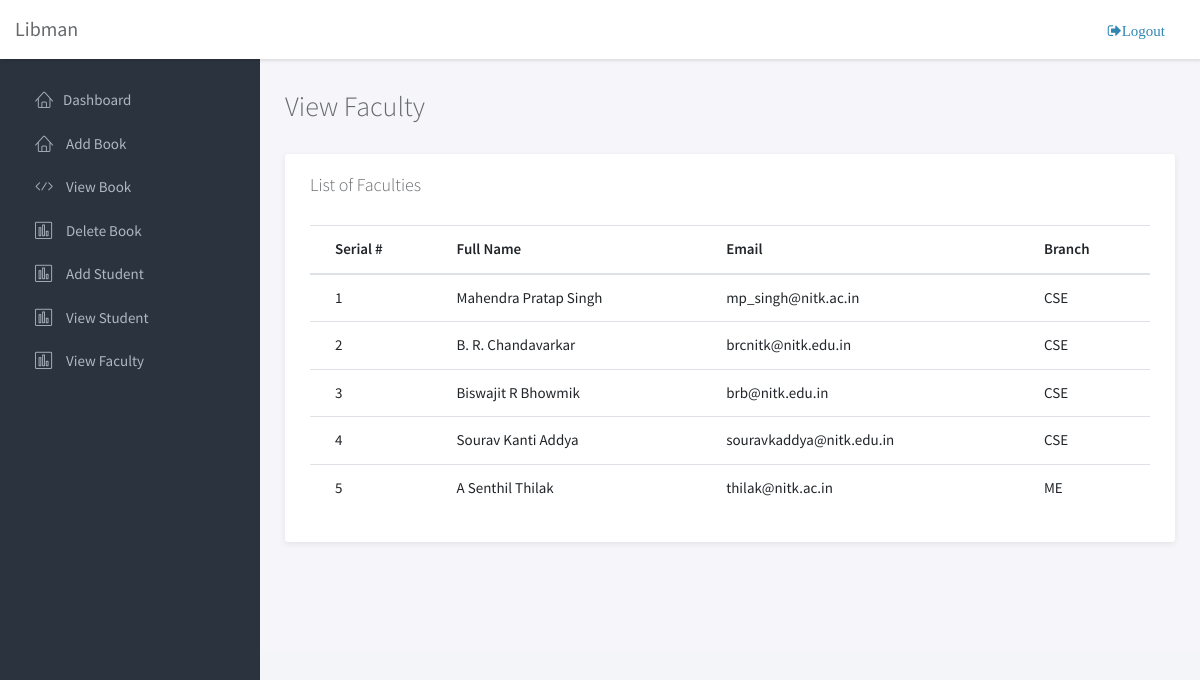
The page /viewfaculty/ (signed in) on the database its author committed.
### library/models.py (models this page shows, shortened)
class Users(models.Model):
	role_choices = [
		('Staff', 'Staff'),
		('Faculty', 'Faculty'),
		('Student', 'Student')
	]
	branch_choices = [
		('CSE', 'CSE'),
		('ME', 'ME'),
		('EC', 'EC'),
		('CE', 'CE'),
		('EE', 'EE'),
		('NA', 'NA')
	]
	firstname = models.CharField(max_length=30)
	lastname = models.CharField(max_length=30)
	username = models.CharField(max_length=20, primary_key = True, null=False)
	password = models.CharField(max_length=30)
	email = models.EmailField(max_length=30)
	branch = models.CharField(choices=branch_choices, max_length=30)
	role = models.CharField(choices=role_choices, max_length=10)

### library/views.py (the view)
# urls.py: path('viewfaculty/', views.viewfaculty, name='viewfaculty'),
def viewfaculty(request):
	username = request.session.get('username')
	book = Book.objects.all()
	user = Users.objects.get(username=username)
	faculty = Users.objects.filter(role='Faculty')
	return render(request, 'viewfaculty.html', {'book':book, 'user':user, 'faculty':faculty})

### library/templates/viewfaculty.html
{% extends 'base.html' %}
{% block content %}
	<div class="main">
		<div class="main-content">
			<div class="container-fluid">
				{% if faculty %}
					<h3 class="page-title">View Faculty</h3>
					<div class="row">
						<div class="col-md-12">
							<div class="panel">
									<div class="panel-heading">
										<h3 class="panel-title">List of Faculties</h3>
									</div>
									<div class="panel-body">
										<table class="table">
											<thead>
												<tr>
													<th>Serial #</th>
													<th>Full Name</th>
													<th>Email</th>
													<th>Branch</th>
												</tr>
											</thead>
											<tbody>
												{% for b in faculty %}
												<tr>
													<td>{{ forloop.counter }}</td>
													<td>{{ b.firstname }} {{ b.lastname }}</td>
													<td>{{ b.email }}</td>
													<td>{{ b.branch }}</td>
												</tr>
												{% endfor %}
											</tbody>
										</table>
									</div>
							</div>
						</div>
					</div>
				{% else %}
					<h3>No faculties!</h3>
				{% endif %}
			</div>
		</div>
	</div>
{% endblock %}

### library/static/assets/css/main.css (style rules this page uses)
html { position: relative; min-height: 100%; }
body { background-color: #F3F5F8; font-family: "Source Sans Pro", sans-serif; font-size: 15px; color: #676a6d; }
th { font-weight: 600; }
.page-title { margin-top: 0; margin-bottom: 30px; font-weight: 300; }
#wrapper .main { -webkit-transition: all 0.3s ease-in-out; -moz-transition: all 0.3s ease-in-out; -ms-transition: all 0.3s ease-in-out; -o-transition: all 0.3s ease-in-out; transition: all 0.3s ease-in-out; width: calc(100% - 260px); left: 0; position: relative; float: right; background-color: #f5f5fa; }
#wrapper #sidebar-nav, #wrapper .main { padding-top: 30px; }
.main-content { padding: 80px 10px; }
.panel { -webkit-border-radius: 3px; -moz-border-radius: 3px; border-radius: 3px; -moz-box-shadow: 0 2px 6px rgba(0, 0, 0, 0.08); -webkit-box-shadow: 0 2px 6px rgba(0, 0, 0, 0.08); box-shadow: 0 2px 6px rgba(0, 0, 0, 0.08); background-color: #fff; margin-bottom: 30px; }
.panel .panel-heading, .panel .panel-body, .panel .panel-footer { padding-left: 25px; padding-right: 25px; }
.panel .panel-heading { padding-top: 20px; padding-bottom: 20px; position: relative; }
.panel .panel-heading .panel-title { margin: 0; font-size: 18px; font-weight: 300; }
.panel .panel-body { padding-top: 10px; padding-bottom: 15px; }
.panel .table > thead > tr > td:first-child, .panel .table > thead > tr > th:first-child, .panel .table > tbody > tr > td:first-child, .panel .table > tbody > tr > th:first-child, .panel .table > tfoot > tr > td:first-child, .panel .table > tfoot > tr > th:first-child { padding-left: 25px; }
.panel .table > thead > tr > td:last-child, .panel .table > thead > tr > th:last-child, .panel .table > tbody > tr > td:last-child, .panel .table > tbody > tr > th:last-child, .panel .table > tfoot > tr > td:last-child, .panel .table > tfoot > tr > th:last-child { padding-left: 25px; }

### library/templates/base.html (style rules this page uses)
.main { padding-top: 10px !important; }

### rows shown on the page
Users: firstname "Mahendra Pratap", lastname "Singh", email "mp_singh@nitk.ac.in", branch "CSE"
Users: firstname "B. R.", lastname "Chandavarkar", email "brcnitk@nitk.edu.in", branch "CSE"
Users: firstname "Biswajit R", lastname "Bhowmik", email "brb@nitk.edu.in", branch "CSE"
Users: firstname "Sourav Kanti", lastname "Addya", email "souravkaddya@nitk.edu.in", branch "CSE"
Users: firstname "A Senthil", lastname "Thilak", email "thilak@nitk.ac.in", branch "ME"
